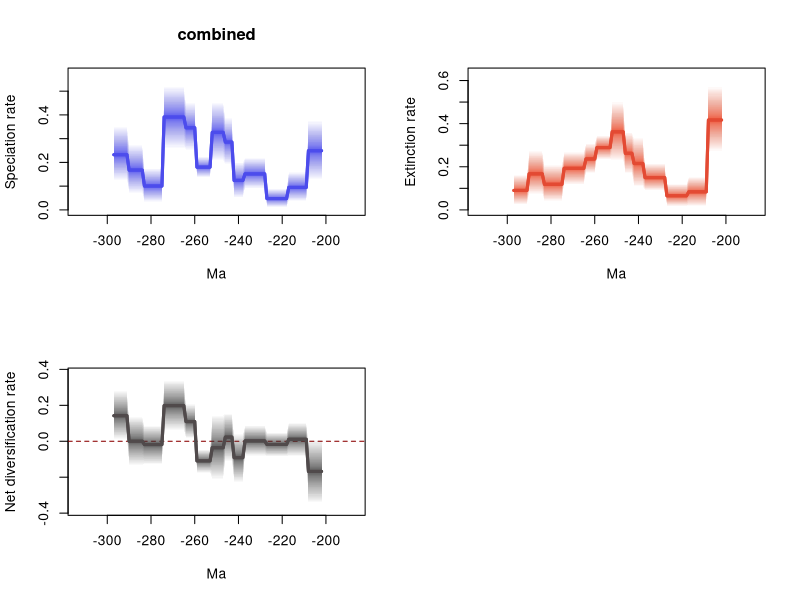

Recreate this plot in R.
# 1 files combined:
# 	C:\Users\SimoesLabAdmin\Documents\BDNN_Arielli\updated_occurrence_analyses\model_1\synapsida/combined_10marginal_rates.log

# 95% HPDs calculated using code from Biopy (https://www.cs.auckland.ac.nz/~yhel002/biopy/)

pdf(file='C:/Users/SimoesLabAdmin/Documents/BDNN_Arielli/updated_occurrence_analyses/model_1/synapsida/combined_10marginal_rates_RTT.pdf',width=10.8, height=8.4)
par(mfrow=c(2,2))
library(scales)
plot_RTT <- function (age,hpd_M,hpd_m,mean_m,color){
    N=100
    beta=(1:(N-1))/N
    alpha_shape=0.25
    cat=1-(beta^(1./alpha_shape))
    for (i in 1:(N-1)){
        trans= 1/N + 2/N
        polygon(c(age, rev(age)), c(hpd_M-((hpd_M-mean_m)*cat[i]), rev(hpd_m+((mean_m-hpd_m)*cat[i]))), col = alpha(color,trans), border = NA)
    }
    lines(rev(age), rev(mean_m), col = color, lwd=3)
}
    
L_hpd_m95=c(NA, NA,NA,NA,NA,NA,NA,NA,NA,NA,NA,NA,NA,NA,NA,NA,NA,NA,NA,NA,NA,NA,NA,NA,NA,NA,NA,NA,NA,NA,NA,NA,NA,NA,NA,NA,NA,NA,NA,NA,NA,NA,NA,NA,NA,NA,NA,NA,NA,NA,NA,NA,NA,NA,NA,NA,NA,NA,NA,NA,NA,NA,NA,NA,NA,NA,NA,NA,NA,NA,NA,NA,NA,NA,NA,NA,NA,NA,NA,NA,NA,NA,NA,NA,NA,NA,NA,NA,NA,NA,NA,NA,NA,NA,NA,NA,NA,NA,NA,NA,NA,NA,NA,NA,NA,NA,NA,NA,NA,NA,NA,NA,NA,NA,NA,NA,NA,NA,NA,NA,NA,NA,NA,NA,NA,NA,NA,NA,NA,NA,NA,NA,NA,NA,NA,NA,NA,NA,NA,NA,NA,NA,NA,NA,NA,NA,NA,NA,NA,NA,NA,NA,NA,NA,NA,NA,NA,NA,NA,NA,NA,NA,NA,NA,NA,NA,NA,NA,NA,NA,NA,NA,NA,NA,NA,NA,NA,NA,NA,NA,NA,NA,NA,NA,NA,NA,NA,NA,NA,NA,NA,NA,NA,NA,NA,NA,NA,NA,NA,NA,NA,NA,0.12398,0.12398,0.12398,0.12398,0.12398,0.12398,0.12398,0.035238,0.035238,0.035238,0.035238,0.035238,0.035238,0.035238,0.035238,0.035238,0.010926,0.010926,0.010926,0.010926,0.010926,0.010926,0.010926,0.010926,0.010926,0.010926,0.089178,0.089178,0.089178,0.089178,0.089178,0.089178,0.089178,0.089178,0.089178,0.089178,0.050197,0.050197,0.050197,0.050197,0.050197,0.188749,0.188749,0.188749,0.188749,0.203822,0.203822,0.203822,0.203822,0.203822,0.203822,0.13558,0.13558,0.13558,0.13558,0.13558,0.13558,0.13558,0.249373,0.249373,0.249373,0.249373,0.249373,0.256268,0.256268,0.256268,0.256268,0.256268,0.256268,0.256268,0.256268,0.256268,0.256268,0.03174,0.03174,0.03174,0.03174,0.03174,0.03174,0.03174,0.03174,0.03174,0.067505,0.067505,0.067505,0.067505,0.067505,0.067505,0.067505,0.122307,0.122307,0.122307,0.122307,0.122307,0.122307,0.122307)
L_hpd_M95=c(NA, NA,NA,NA,NA,NA,NA,NA,NA,NA,NA,NA,NA,NA,NA,NA,NA,NA,NA,NA,NA,NA,NA,NA,NA,NA,NA,NA,NA,NA,NA,NA,NA,NA,NA,NA,NA,NA,NA,NA,NA,NA,NA,NA,NA,NA,NA,NA,NA,NA,NA,NA,NA,NA,NA,NA,NA,NA,NA,NA,NA,NA,NA,NA,NA,NA,NA,NA,NA,NA,NA,NA,NA,NA,NA,NA,NA,NA,NA,NA,NA,NA,NA,NA,NA,NA,NA,NA,NA,NA,NA,NA,NA,NA,NA,NA,NA,NA,NA,NA,NA,NA,NA,NA,NA,NA,NA,NA,NA,NA,NA,NA,NA,NA,NA,NA,NA,NA,NA,NA,NA,NA,NA,NA,NA,NA,NA,NA,NA,NA,NA,NA,NA,NA,NA,NA,NA,NA,NA,NA,NA,NA,NA,NA,NA,NA,NA,NA,NA,NA,NA,NA,NA,NA,NA,NA,NA,NA,NA,NA,NA,NA,NA,NA,NA,NA,NA,NA,NA,NA,NA,NA,NA,NA,NA,NA,NA,NA,NA,NA,NA,NA,NA,NA,NA,NA,NA,NA,NA,NA,NA,NA,NA,NA,NA,NA,NA,NA,NA,NA,NA,NA,0.378564,0.378564,0.378564,0.378564,0.378564,0.378564,0.378564,0.160511,0.160511,0.160511,0.160511,0.160511,0.160511,0.160511,0.160511,0.160511,0.089589,0.089589,0.089589,0.089589,0.089589,0.089589,0.089589,0.089589,0.089589,0.089589,0.220957,0.220957,0.220957,0.220957,0.220957,0.220957,0.220957,0.220957,0.220957,0.220957,0.202603,0.202603,0.202603,0.202603,0.202603,0.390107,0.390107,0.390107,0.390107,0.455962,0.455962,0.455962,0.455962,0.455962,0.455962,0.224789,0.224789,0.224789,0.224789,0.224789,0.224789,0.224789,0.452275,0.452275,0.452275,0.452275,0.452275,0.522084,0.522084,0.522084,0.522084,0.522084,0.522084,0.522084,0.522084,0.522084,0.522084,0.17673,0.17673,0.17673,0.17673,0.17673,0.17673,0.17673,0.17673,0.17673,0.277863,0.277863,0.277863,0.277863,0.277863,0.277863,0.277863,0.354981,0.354981,0.354981,0.354981,0.354981,0.354981,0.354981)
M_hpd_m95=c(NA, NA,NA,NA,NA,NA,NA,NA,NA,NA,NA,NA,NA,NA,NA,NA,NA,NA,NA,NA,NA,NA,NA,NA,NA,NA,NA,NA,NA,NA,NA,NA,NA,NA,NA,NA,NA,NA,NA,NA,NA,NA,NA,NA,NA,NA,NA,NA,NA,NA,NA,NA,NA,NA,NA,NA,NA,NA,NA,NA,NA,NA,NA,NA,NA,NA,NA,NA,NA,NA,NA,NA,NA,NA,NA,NA,NA,NA,NA,NA,NA,NA,NA,NA,NA,NA,NA,NA,NA,NA,NA,NA,NA,NA,NA,NA,NA,NA,NA,NA,NA,NA,NA,NA,NA,NA,NA,NA,NA,NA,NA,NA,NA,NA,NA,NA,NA,NA,NA,NA,NA,NA,NA,NA,NA,NA,NA,NA,NA,NA,NA,NA,NA,NA,NA,NA,NA,NA,NA,NA,NA,NA,NA,NA,NA,NA,NA,NA,NA,NA,NA,NA,NA,NA,NA,NA,NA,NA,NA,NA,NA,NA,NA,NA,NA,NA,NA,NA,NA,NA,NA,NA,NA,NA,NA,NA,NA,NA,NA,NA,NA,NA,NA,NA,NA,NA,NA,NA,NA,NA,NA,NA,NA,NA,NA,NA,NA,NA,NA,NA,NA,NA,0.268564,0.268564,0.268564,0.268564,0.268564,0.268564,0.268564,0.017252,0.017252,0.017252,0.017252,0.017252,0.017252,0.017252,0.017252,0.017252,0.015781,0.015781,0.015781,0.015781,0.015781,0.015781,0.015781,0.015781,0.015781,0.015781,0.087771,0.087771,0.087771,0.087771,0.087771,0.087771,0.087771,0.087771,0.087771,0.087771,0.104846,0.104846,0.104846,0.104846,0.104846,0.166256,0.166256,0.166256,0.166256,0.226614,0.226614,0.226614,0.226614,0.226614,0.226614,0.233401,0.233401,0.233401,0.233401,0.233401,0.233401,0.233401,0.168287,0.168287,0.168287,0.168287,0.168287,0.116176,0.116176,0.116176,0.116176,0.116176,0.116176,0.116176,0.116176,0.116176,0.116176,0.039818,0.039818,0.039818,0.039818,0.039818,0.039818,0.039818,0.039818,0.039818,0.072229,0.072229,0.072229,0.072229,0.072229,0.072229,0.072229,0.023438,0.023438,0.023438,0.023438,0.023438,0.023438,0.023438)
M_hpd_M95=c(NA, NA,NA,NA,NA,NA,NA,NA,NA,NA,NA,NA,NA,NA,NA,NA,NA,NA,NA,NA,NA,NA,NA,NA,NA,NA,NA,NA,NA,NA,NA,NA,NA,NA,NA,NA,NA,NA,NA,NA,NA,NA,NA,NA,NA,NA,NA,NA,NA,NA,NA,NA,NA,NA,NA,NA,NA,NA,NA,NA,NA,NA,NA,NA,NA,NA,NA,NA,NA,NA,NA,NA,NA,NA,NA,NA,NA,NA,NA,NA,NA,NA,NA,NA,NA,NA,NA,NA,NA,NA,NA,NA,NA,NA,NA,NA,NA,NA,NA,NA,NA,NA,NA,NA,NA,NA,NA,NA,NA,NA,NA,NA,NA,NA,NA,NA,NA,NA,NA,NA,NA,NA,NA,NA,NA,NA,NA,NA,NA,NA,NA,NA,NA,NA,NA,NA,NA,NA,NA,NA,NA,NA,NA,NA,NA,NA,NA,NA,NA,NA,NA,NA,NA,NA,NA,NA,NA,NA,NA,NA,NA,NA,NA,NA,NA,NA,NA,NA,NA,NA,NA,NA,NA,NA,NA,NA,NA,NA,NA,NA,NA,NA,NA,NA,NA,NA,NA,NA,NA,NA,NA,NA,NA,NA,NA,NA,NA,NA,NA,NA,NA,NA,0.575005,0.575005,0.575005,0.575005,0.575005,0.575005,0.575005,0.154699,0.154699,0.154699,0.154699,0.154699,0.154699,0.154699,0.154699,0.154699,0.121655,0.121655,0.121655,0.121655,0.121655,0.121655,0.121655,0.121655,0.121655,0.121655,0.217093,0.217093,0.217093,0.217093,0.217093,0.217093,0.217093,0.217093,0.217093,0.217093,0.33717,0.33717,0.33717,0.33717,0.33717,0.362501,0.362501,0.362501,0.362501,0.504003,0.504003,0.504003,0.504003,0.504003,0.504003,0.346271,0.346271,0.346271,0.346271,0.346271,0.346271,0.346271,0.310155,0.310155,0.310155,0.310155,0.310155,0.270274,0.270274,0.270274,0.270274,0.270274,0.270274,0.270274,0.270274,0.270274,0.270274,0.211624,0.211624,0.211624,0.211624,0.211624,0.211624,0.211624,0.211624,0.211624,0.275747,0.275747,0.275747,0.275747,0.275747,0.275747,0.275747,0.164457,0.164457,0.164457,0.164457,0.164457,0.164457,0.164457)
R_hpd_m95=c(NA, NA,NA,NA,NA,NA,NA,NA,NA,NA,NA,NA,NA,NA,NA,NA,NA,NA,NA,NA,NA,NA,NA,NA,NA,NA,NA,NA,NA,NA,NA,NA,NA,NA,NA,NA,NA,NA,NA,NA,NA,NA,NA,NA,NA,NA,NA,NA,NA,NA,NA,NA,NA,NA,NA,NA,NA,NA,NA,NA,NA,NA,NA,NA,NA,NA,NA,NA,NA,NA,NA,NA,NA,NA,NA,NA,NA,NA,NA,NA,NA,NA,NA,NA,NA,NA,NA,NA,NA,NA,NA,NA,NA,NA,NA,NA,NA,NA,NA,NA,NA,NA,NA,NA,NA,NA,NA,NA,NA,NA,NA,NA,NA,NA,NA,NA,NA,NA,NA,NA,NA,NA,NA,NA,NA,NA,NA,NA,NA,NA,NA,NA,NA,NA,NA,NA,NA,NA,NA,NA,NA,NA,NA,NA,NA,NA,NA,NA,NA,NA,NA,NA,NA,NA,NA,NA,NA,NA,NA,NA,NA,NA,NA,NA,NA,NA,NA,NA,NA,NA,NA,NA,NA,NA,NA,NA,NA,NA,NA,NA,NA,NA,NA,NA,NA,NA,NA,NA,NA,NA,NA,NA,NA,NA,NA,NA,NA,NA,NA,NA,NA,NA,-0.347137,-0.347137,-0.347137,-0.347137,-0.347137,-0.347137,-0.347137,-0.084862,-0.084862,-0.084862,-0.084862,-0.084862,-0.084862,-0.084862,-0.084862,-0.084862,-0.086113,-0.086113,-0.086113,-0.086113,-0.086113,-0.086113,-0.086113,-0.086113,-0.086113,-0.086113,-0.08283,-0.08283,-0.08283,-0.08283,-0.08283,-0.08283,-0.08283,-0.08283,-0.08283,-0.08283,-0.232597,-0.232597,-0.232597,-0.232597,-0.232597,-0.114546,-0.114546,-0.114546,-0.114546,-0.215793,-0.215793,-0.215793,-0.215793,-0.215793,-0.215793,-0.176518,-0.176518,-0.176518,-0.176518,-0.176518,-0.176518,-0.176518,0.013626,0.013626,0.013626,0.013626,0.013626,0.058535,0.058535,0.058535,0.058535,0.058535,0.058535,0.058535,0.058535,0.058535,0.058535,-0.132263,-0.132263,-0.132263,-0.132263,-0.132263,-0.132263,-0.132263,-0.132263,-0.132263,-0.136352,-0.136352,-0.136352,-0.136352,-0.136352,-0.136352,-0.136352,0.007149,0.007149,0.007149,0.007149,0.007149,0.007149,0.007149)
R_hpd_M95=c(NA, NA,NA,NA,NA,NA,NA,NA,NA,NA,NA,NA,NA,NA,NA,NA,NA,NA,NA,NA,NA,NA,NA,NA,NA,NA,NA,NA,NA,NA,NA,NA,NA,NA,NA,NA,NA,NA,NA,NA,NA,NA,NA,NA,NA,NA,NA,NA,NA,NA,NA,NA,NA,NA,NA,NA,NA,NA,NA,NA,NA,NA,NA,NA,NA,NA,NA,NA,NA,NA,NA,NA,NA,NA,NA,NA,NA,NA,NA,NA,NA,NA,NA,NA,NA,NA,NA,NA,NA,NA,NA,NA,NA,NA,NA,NA,NA,NA,NA,NA,NA,NA,NA,NA,NA,NA,NA,NA,NA,NA,NA,NA,NA,NA,NA,NA,NA,NA,NA,NA,NA,NA,NA,NA,NA,NA,NA,NA,NA,NA,NA,NA,NA,NA,NA,NA,NA,NA,NA,NA,NA,NA,NA,NA,NA,NA,NA,NA,NA,NA,NA,NA,NA,NA,NA,NA,NA,NA,NA,NA,NA,NA,NA,NA,NA,NA,NA,NA,NA,NA,NA,NA,NA,NA,NA,NA,NA,NA,NA,NA,NA,NA,NA,NA,NA,NA,NA,NA,NA,NA,NA,NA,NA,NA,NA,NA,NA,NA,NA,NA,NA,NA,0.015154,0.015154,0.015154,0.015154,0.015154,0.015154,0.015154,0.104082,0.104082,0.104082,0.104082,0.104082,0.104082,0.104082,0.104082,0.104082,0.050342,0.050342,0.050342,0.050342,0.050342,0.050342,0.050342,0.050342,0.050342,0.050342,0.088932,0.088932,0.088932,0.088932,0.088932,0.088932,0.088932,0.088932,0.088932,0.088932,0.044627,0.044627,0.044627,0.044627,0.044627,0.159405,0.159405,0.159405,0.159405,0.149869,0.149869,0.149869,0.149869,0.149869,0.149869,-0.044118,-0.044118,-0.044118,-0.044118,-0.044118,-0.044118,-0.044118,0.208987,0.208987,0.208987,0.208987,0.208987,0.342705,0.342705,0.342705,0.342705,0.342705,0.342705,0.342705,0.342705,0.342705,0.342705,0.089452,0.089452,0.089452,0.089452,0.089452,0.089452,0.089452,0.089452,0.089452,0.13987,0.13987,0.13987,0.13987,0.13987,0.13987,0.13987,0.283942,0.283942,0.283942,0.283942,0.283942,0.283942,0.283942)
L_mean=c(NA, NA,NA,NA,NA,NA,NA,NA,NA,NA,NA,NA,NA,NA,NA,NA,NA,NA,NA,NA,NA,NA,NA,NA,NA,NA,NA,NA,NA,NA,NA,NA,NA,NA,NA,NA,NA,NA,NA,NA,NA,NA,NA,NA,NA,NA,NA,NA,NA,NA,NA,NA,NA,NA,NA,NA,NA,NA,NA,NA,NA,NA,NA,NA,NA,NA,NA,NA,NA,NA,NA,NA,NA,NA,NA,NA,NA,NA,NA,NA,NA,NA,NA,NA,NA,NA,NA,NA,NA,NA,NA,NA,NA,NA,NA,NA,NA,NA,NA,NA,NA,NA,NA,NA,NA,NA,NA,NA,NA,NA,NA,NA,NA,NA,NA,NA,NA,NA,NA,NA,NA,NA,NA,NA,NA,NA,NA,NA,NA,NA,NA,NA,NA,NA,NA,NA,NA,NA,NA,NA,NA,NA,NA,NA,NA,NA,NA,NA,NA,NA,NA,NA,NA,NA,NA,NA,NA,NA,NA,NA,NA,NA,NA,NA,NA,NA,NA,NA,NA,NA,NA,NA,NA,NA,NA,NA,NA,NA,NA,NA,NA,NA,NA,NA,NA,NA,NA,NA,NA,NA,NA,NA,NA,NA,NA,NA,NA,NA,NA,NA,NA,NA,0.249163607644444,0.249163607644444,0.249163607644444,0.249163607644444,0.249163607644444,0.249163607644444,0.249163607644444,0.094558524088889,0.094558524088889,0.094558524088889,0.094558524088889,0.094558524088889,0.094558524088889,0.094558524088889,0.094558524088889,0.094558524088889,0.047753701155556,0.047753701155556,0.047753701155556,0.047753701155556,0.047753701155556,0.047753701155556,0.047753701155556,0.047753701155556,0.047753701155556,0.047753701155556,0.151631229655556,0.151631229655556,0.151631229655556,0.151631229655556,0.151631229655556,0.151631229655556,0.151631229655556,0.151631229655556,0.151631229655556,0.151631229655556,0.123930977655556,0.123930977655556,0.123930977655556,0.123930977655556,0.123930977655556,0.285512116677778,0.285512116677778,0.285512116677778,0.285512116677778,0.326357269155556,0.326357269155556,0.326357269155556,0.326357269155556,0.326357269155556,0.326357269155556,0.1799750811,0.1799750811,0.1799750811,0.1799750811,0.1799750811,0.1799750811,0.1799750811,0.345851854522222,0.345851854522222,0.345851854522222,0.345851854522222,0.345851854522222,0.3911269833,0.3911269833,0.3911269833,0.3911269833,0.3911269833,0.3911269833,0.3911269833,0.3911269833,0.3911269833,0.3911269833,0.1004373267,0.1004373267,0.1004373267,0.1004373267,0.1004373267,0.1004373267,0.1004373267,0.1004373267,0.1004373267,0.167575954722222,0.167575954722222,0.167575954722222,0.167575954722222,0.167575954722222,0.167575954722222,0.167575954722222,0.232317361811111,0.232317361811111,0.232317361811111,0.232317361811111,0.232317361811111,0.232317361811111,0.232317361811111)
M_mean=c(NA, NA,NA,NA,NA,NA,NA,NA,NA,NA,NA,NA,NA,NA,NA,NA,NA,NA,NA,NA,NA,NA,NA,NA,NA,NA,NA,NA,NA,NA,NA,NA,NA,NA,NA,NA,NA,NA,NA,NA,NA,NA,NA,NA,NA,NA,NA,NA,NA,NA,NA,NA,NA,NA,NA,NA,NA,NA,NA,NA,NA,NA,NA,NA,NA,NA,NA,NA,NA,NA,NA,NA,NA,NA,NA,NA,NA,NA,NA,NA,NA,NA,NA,NA,NA,NA,NA,NA,NA,NA,NA,NA,NA,NA,NA,NA,NA,NA,NA,NA,NA,NA,NA,NA,NA,NA,NA,NA,NA,NA,NA,NA,NA,NA,NA,NA,NA,NA,NA,NA,NA,NA,NA,NA,NA,NA,NA,NA,NA,NA,NA,NA,NA,NA,NA,NA,NA,NA,NA,NA,NA,NA,NA,NA,NA,NA,NA,NA,NA,NA,NA,NA,NA,NA,NA,NA,NA,NA,NA,NA,NA,NA,NA,NA,NA,NA,NA,NA,NA,NA,NA,NA,NA,NA,NA,NA,NA,NA,NA,NA,NA,NA,NA,NA,NA,NA,NA,NA,NA,NA,NA,NA,NA,NA,NA,NA,NA,NA,NA,NA,NA,NA,0.416874343422222,0.416874343422222,0.416874343422222,0.416874343422222,0.416874343422222,0.416874343422222,0.416874343422222,0.083668472877778,0.083668472877778,0.083668472877778,0.083668472877778,0.083668472877778,0.083668472877778,0.083668472877778,0.083668472877778,0.083668472877778,0.065399885333333,0.065399885333333,0.065399885333333,0.065399885333333,0.065399885333333,0.065399885333333,0.065399885333333,0.065399885333333,0.065399885333333,0.065399885333333,0.149695984311111,0.149695984311111,0.149695984311111,0.149695984311111,0.149695984311111,0.149695984311111,0.149695984311111,0.149695984311111,0.149695984311111,0.149695984311111,0.215101701244444,0.215101701244444,0.215101701244444,0.215101701244444,0.215101701244444,0.262417985333333,0.262417985333333,0.262417985333333,0.262417985333333,0.362085465155556,0.362085465155556,0.362085465155556,0.362085465155556,0.362085465155556,0.362085465155556,0.289076785833333,0.289076785833333,0.289076785833333,0.289076785833333,0.289076785833333,0.289076785833333,0.289076785833333,0.236153293944444,0.236153293944444,0.236153293944444,0.236153293944444,0.236153293944444,0.192882430311111,0.192882430311111,0.192882430311111,0.192882430311111,0.192882430311111,0.192882430311111,0.192882430311111,0.192882430311111,0.192882430311111,0.192882430311111,0.118558100422222,0.118558100422222,0.118558100422222,0.118558100422222,0.118558100422222,0.118558100422222,0.118558100422222,0.118558100422222,0.118558100422222,0.167225209077778,0.167225209077778,0.167225209077778,0.167225209077778,0.167225209077778,0.167225209077778,0.167225209077778,0.090145854955556,0.090145854955556,0.090145854955556,0.090145854955556,0.090145854955556,0.090145854955556,0.090145854955556)
R_mean=c(NA, NA,NA,NA,NA,NA,NA,NA,NA,NA,NA,NA,NA,NA,NA,NA,NA,NA,NA,NA,NA,NA,NA,NA,NA,NA,NA,NA,NA,NA,NA,NA,NA,NA,NA,NA,NA,NA,NA,NA,NA,NA,NA,NA,NA,NA,NA,NA,NA,NA,NA,NA,NA,NA,NA,NA,NA,NA,NA,NA,NA,NA,NA,NA,NA,NA,NA,NA,NA,NA,NA,NA,NA,NA,NA,NA,NA,NA,NA,NA,NA,NA,NA,NA,NA,NA,NA,NA,NA,NA,NA,NA,NA,NA,NA,NA,NA,NA,NA,NA,NA,NA,NA,NA,NA,NA,NA,NA,NA,NA,NA,NA,NA,NA,NA,NA,NA,NA,NA,NA,NA,NA,NA,NA,NA,NA,NA,NA,NA,NA,NA,NA,NA,NA,NA,NA,NA,NA,NA,NA,NA,NA,NA,NA,NA,NA,NA,NA,NA,NA,NA,NA,NA,NA,NA,NA,NA,NA,NA,NA,NA,NA,NA,NA,NA,NA,NA,NA,NA,NA,NA,NA,NA,NA,NA,NA,NA,NA,NA,NA,NA,NA,NA,NA,NA,NA,NA,NA,NA,NA,NA,NA,NA,NA,NA,NA,NA,NA,NA,NA,NA,NA,-0.1677107365,-0.1677107365,-0.1677107365,-0.1677107365,-0.1677107365,-0.1677107365,-0.1677107365,0.010890052166667,0.010890052166667,0.010890052166667,0.010890052166667,0.010890052166667,0.010890052166667,0.010890052166667,0.010890052166667,0.010890052166667,-0.017646183611111,-0.017646183611111,-0.017646183611111,-0.017646183611111,-0.017646183611111,-0.017646183611111,-0.017646183611111,-0.017646183611111,-0.017646183611111,-0.017646183611111,0.0019352475,0.0019352475,0.0019352475,0.0019352475,0.0019352475,0.0019352475,0.0019352475,0.0019352475,0.0019352475,0.0019352475,-0.091170723655556,-0.091170723655556,-0.091170723655556,-0.091170723655556,-0.091170723655556,0.023094133566667,0.023094133566667,0.023094133566667,0.023094133566667,-0.035728198944444,-0.035728198944444,-0.035728198944444,-0.035728198944444,-0.035728198944444,-0.035728198944444,-0.109101707522222,-0.109101707522222,-0.109101707522222,-0.109101707522222,-0.109101707522222,-0.109101707522222,-0.109101707522222,0.109698562544444,0.109698562544444,0.109698562544444,0.109698562544444,0.109698562544444,0.198244550288889,0.198244550288889,0.198244550288889,0.198244550288889,0.198244550288889,0.198244550288889,0.198244550288889,0.198244550288889,0.198244550288889,0.198244550288889,-0.018120774133333,-0.018120774133333,-0.018120774133333,-0.018120774133333,-0.018120774133333,-0.018120774133333,-0.018120774133333,-0.018120774133333,-0.018120774133333,0.000350745511111,0.000350745511111,0.000350745511111,0.000350745511111,0.000350745511111,0.000350745511111,0.000350745511111,0.142171505411111,0.142171505411111,0.142171505411111,0.142171505411111,0.142171505411111,0.142171505411111,0.142171505411111)
trans=0.5
age=(0:(298-1))* -1
plot(age,age,type = 'n', ylim = c(0, 0.5742924), xlim = c(-312.9,-187.1), ylab = 'Speciation rate', xlab = 'Ma',main='combined' )
plot_RTT(age,L_hpd_M95,L_hpd_m95,L_mean,"#4c4cec")
lines(rev(age), rev(L_mean), col = "#4c4cec", lwd=3)
plot(age,age,type = 'n', ylim = c(0, 0.6325055), xlim = c(-312.9,-187.1), ylab = 'Extinction rate', xlab = 'Ma' )
plot_RTT(age,M_hpd_M95,M_hpd_m95,M_mean,"#e34a33")
lines(rev(age), rev(M_mean), col = "#e34a33", lwd=3)
plot(age,age,type = 'n', ylim = c(-0.3818507, 0.3769755), xlim = c(-312.9,-187.1), ylab = 'Net diversification rate', xlab = 'Ma' )
abline(h=0,lty=2,col="darkred")
plot_RTT(age,R_hpd_M95,R_hpd_m95,R_mean,"#504A4B")
lines(rev(age), rev(R_mean), col = "#504A4B", lwd=3)
n <- dev.off()
